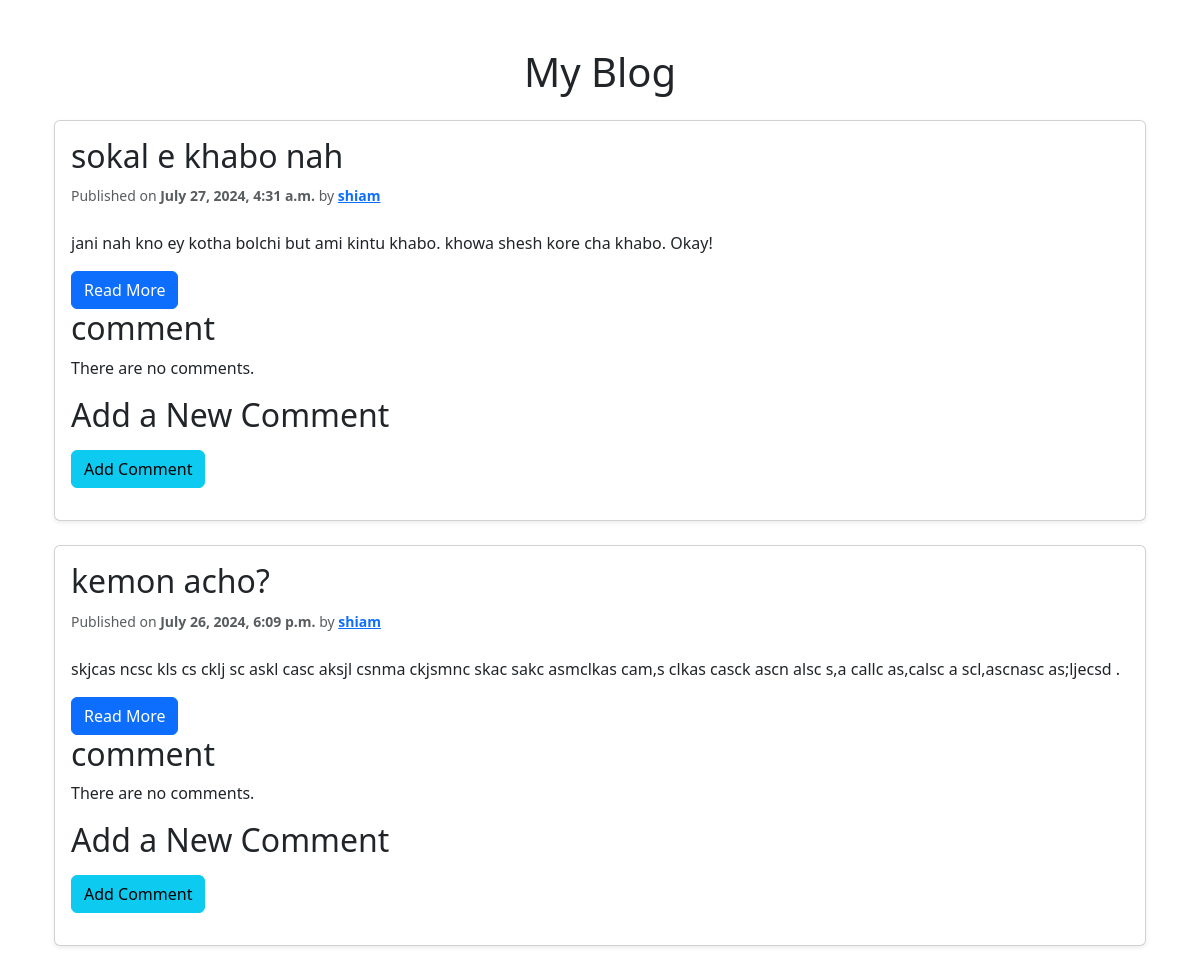
The app's page /, older data.
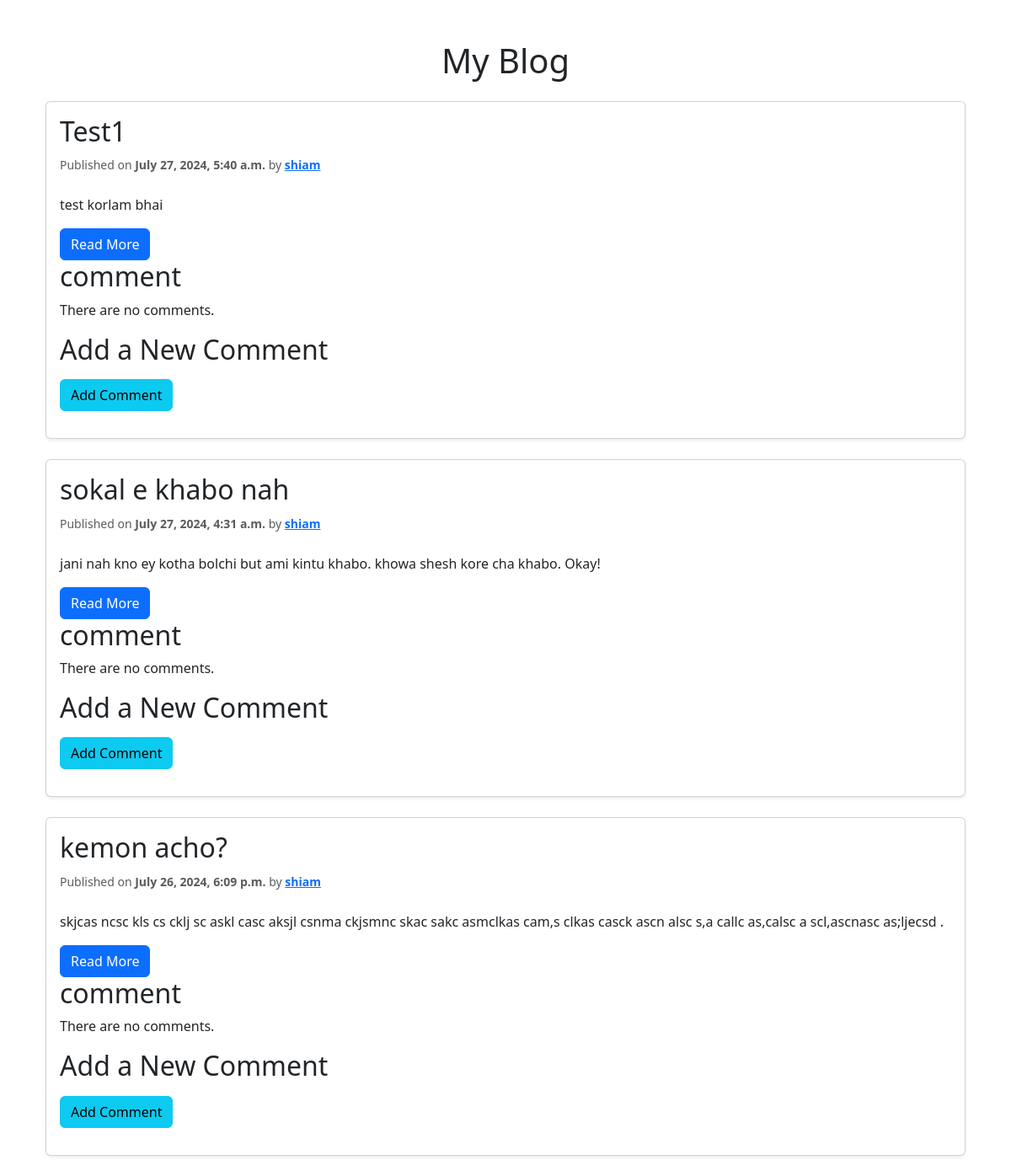
The same page, newer data.
### Blog/models.py (models this page shows, shortened)
class Post(models.Model):
    class Status(models.TextChoices):
        DRAFT = "DF", "Draft"
        PUBLISHED = "PB", "Published"
    title = models.CharField(max_length=250)
    slug = models.SlugField(
        max_length=250,
        unique_for_date='publish'
    )
    author = models.ForeignKey(
        User,
        on_delete=models.CASCADE,
        related_name="blog_posts"
    )
    body = models.TextField()
    publish = models.DateTimeField(default=timezone.now)
    created = models.DateTimeField(auto_now_add=True)
    updated = models.DateTimeField(auto_now=True)
    status = models.CharField(
        max_length=2,
        choices=Status.choices,
        default=Status.DRAFT
    )
    objects = models.Manager()
    published = PublishedManager()
    class Meta:
        ordering = ['-publish']  # Oldest to Newest.
    def get_absolute_url(self):
        return reverse("detail", kwargs={"pk": self.pk})

### Blog/views.py (the view)
# urls.py: path("", BlogListView.as_view(), name="home"),
class BlogListView(ListView):
    queryset = Post.published.all()
    template_name = "../templates/blog/post/home.html"
    paginate_by = 3
    def get_context_data(self, **kwargs):
        context = super().get_context_data(**kwargs)
        posts = Post.objects.all()
        context["posts"] = posts
        post_comments = {}
        for post in posts:
            comments = Comment.objects.filter(post=post)
            post_comments[post] = comments
        context["post_comments"] = post_comments
        return context

### templates/blog/post/home.html (shortened to what this page needs)
{% extends "blog/base.html" %}
{% block content %}
<div class="container mt-5">
    <h1 class="text-center mb-4">My Blog</h1>
    {% for post in posts %}
        <div class="card mb-4 shadow-sm">
            <div class="card-body">
                <h2 class="card-title">
                    <a href="{{ post.get_absolute_url }}" class="text-decoration-none text-dark">
                        {{ post.title }}
                    </a>
                </h2>
                <p class="card-text text-muted mb-4">
                    <small>
                         Published on
                        <span class="fw-semibold">{{ post.publish|date:"F j, Y, g:i a" }}</span> by
                        <a href="{% url 'user_posts' post.author %}" class="text-primary fw-bold">{{ post.author }}</a>
                    </small>
                </p>
                <p class="card-text">
                    {{ post.body|truncatewords:30|linebreaks }}
                </p>
                <a href="{{ post.get_absolute_url }}" class="btn btn-primary">Read More</a>
                {% with comments.count as total_comments %}
                    <h2>
                        {{ total_comments }} comment{{ total_comments|pluralize }}
                    </h2>
                {% endwith %}
                {% for comment in comments %}
                    <div class="comment">
                        <p class="info">
                            Comment {{ forloop.count }} by {{ comment.name }} {{ comment.created }}
                        </p>
                        {{ comment.body| linebreaks }}
                    </div>
                {% empty %}
                    <p>There are no comments.</p>
                {% endfor %}
                {% include "blog/post/comment_form.html" %}
            </div>
        </div>
    {% endfor %}
</div>
{% endblock %}

### templates/blog/post/comment_form.html (shortened to what this page needs)
<h2>Add a New Comment</h2>
<form action="{% url 'post_comment' post.id %}" method="post" class="mb-3">
    <button type="submit" class="btn btn-info">Add Comment</button>
</form>

Row changes from the older to the newer data that the page shows:
added Post: title "Test1", publish "July 27, 2024, 5:40 a.m.", author "shiam", body "test korlam bhai"
